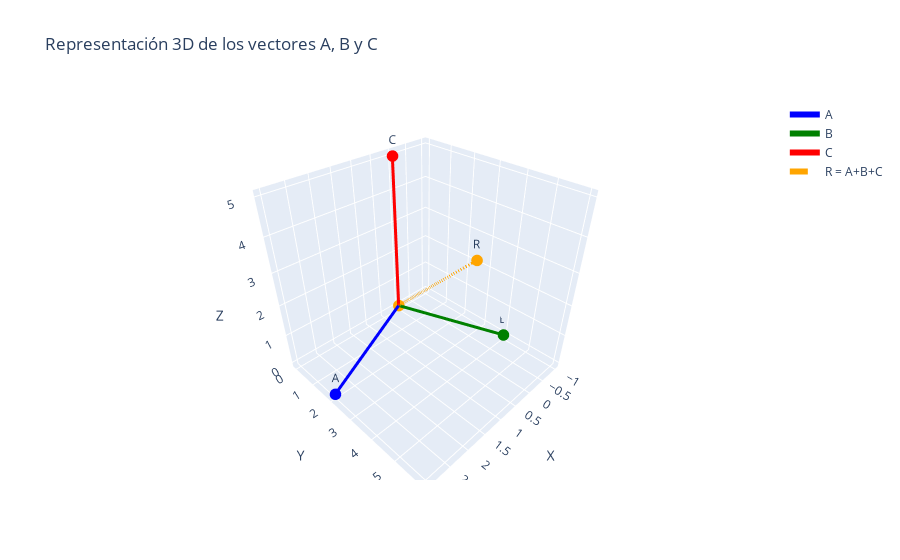

Here is the notebook cell this chart was saved with:
### Markdown cell above
3. Encuentra el vector **R = A + B + C** y represéntalo gráficamente en GeoGebra.

### Code cell
# Calcular el vector suma
R = A + B + C

# Agregar el vector suma al gráfico existente
fig.add_trace(
    go.Scatter3d(
        x=[O[0], R[0]],
        y=[O[1], R[1]],
        z=[O[2], R[2]],
        mode='lines+markers+text',
        marker=dict(size=4, color='orange'),
        line=dict(color='orange', width=6, dash='dash'),
        name='R = A+B+C',
        text=['', 'R'],
        textposition='top center'
    )
)

fig.show()

### Figure 1 — Plotly figure (JSON) as saved in the notebook; plotly's stock layout.template omitted (floating-point values rounded to 4 significant figures)
{"data": [{"line": {"color": "blue", "width": 6}, "marker": {"color": "blue", "size": 4}, "mode": "lines+markers+text", "name": "A", "text": ["", "A"], "textposition": "top center", "type": "scatter3d", "x": [0, 3], "y": [0, 2], "z": [0, 0]}, {"line": {"color": "green", "width": 6}, "marker": {"color": "green", "size": 4}, "mode": "lines+markers+text", "name": "B", "text": ["", "B"], "textposition": "top center", "type": "scatter3d", "x": [0, -1], "y": [0, 4], "z": [0, 0]}, {"line": {"color": "red", "width": 6}, "marker": {"color": "red", "size": 4}, "mode": "lines+markers+text", "name": "C", "text": ["", "C"], "textposition": "top center", "type": "scatter3d", "x": [0, 0], "y": [0, 0], "z": [0, 5]}, {"line": {"color": "orange", "dash": "dash", "width": 6}, "marker": {"color": "orange", "size": 4}, "mode": "lines+markers+text", "name": "R = A+B+C", "text": ["", "R"], "textposition": "top center", "type": "scatter3d", "x": [0, 2], "y": [0, 6], "z": [0, 5]}], "layout": {"scene": {"aspectmode": "cube", "xaxis": {"title": {"text": "X"}}, "yaxis": {"title": {"text": "Y"}}, "zaxis": {"title": {"text": "Z"}}}, "showlegend": true, "title": {"text": "Representación 3D de los vectores A, B y C"}}}
